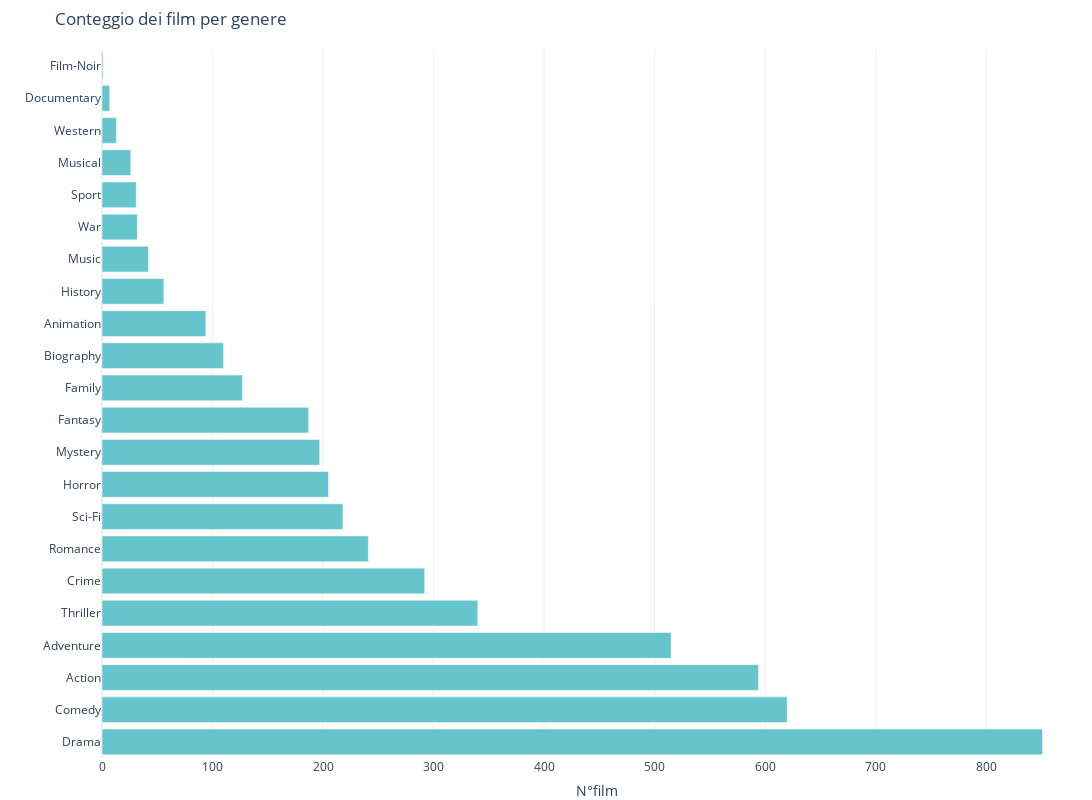

The cell this chart's notebook holds for it:
### Code cell
# Unimi 2023/2024
# Progetto di Visualizzazione Scientifica
# 984605 Pomayay Gabonal Angello Fernando 
# 01553A Mbaye Serigne Darou

import pandas as pd
import plotly.express as px

# Lettura del csv
file_path = '../movies_r.csv'
df = pd.read_csv(file_path)

# Divisione dei generi perché nel csv può essere indicato più di un genere per ogni film
genres = df['Genre'].str.split(',').explode().str.strip()

# Conto i generi
genre_counts = genres.value_counts()

# Creo la figura del grafico a barre orizzontale con colori pastello
bar_fig = px.bar(genre_counts, y=genre_counts.index, x=genre_counts.values,
                 labels={'index': 'Genere', 'y': 'Conteggio'},
                 title='Conteggio dei film per genere',
                 color_discrete_sequence=px.colors.qualitative.Pastel,
                 height=800, width=1600,
                 template='plotly_white',
                 orientation='h')

bar_fig.update_layout(xaxis_title='N°film', yaxis_title='',
                      margin=dict(l=0, r=0, b=0, t=50),
                      legend=dict(x=1.2, y=1))

bar_fig.write_html("../file_html/genre_bar.html")
bar_fig.show()

### Figure 1 — Plotly figure (JSON) as saved in the notebook; plotly's stock layout.template omitted (floating-point values rounded to 4 significant figures)
{"data": [{"alignmentgroup": "True", "hovertemplate": "x=%{x}<br>Genre=%{y}<extra></extra>", "legendgroup": "", "marker": {"color": "rgb(102, 197, 204)", "pattern": {"shape": ""}}, "name": "", "offsetgroup": "", "orientation": "h", "showlegend": false, "textposition": "auto", "x": [851, 620, 594, 515, 340, 292, 241, 218, 205, 197, 187, 127, 110, 94, 56, 42, 32, 31, 26, 13, 7, 1], "xaxis": "x", "y": ["Drama", "Comedy", "Action", "Adventure", "Thriller", "Crime", "Romance", "Sci-Fi", "Horror", "Mystery", "Fantasy", "Family", "Biography", "Animation", "History", "Music", "War", "Sport", "Musical", "Western", "Documentary", "Film-Noir"], "yaxis": "y", "type": "bar"}], "layout": {"xaxis": {"anchor": "y", "domain": [0.0, 1.0], "title": {"text": "N°film"}}, "yaxis": {"anchor": "x", "domain": [0.0, 1.0], "title": {"text": ""}}, "legend": {"tracegroupgap": 0, "x": 1.2, "y": 1}, "title": {"text": "Conteggio dei film per genere"}, "barmode": "relative", "height": 800, "width": 1600, "margin": {"l": 0, "r": 0, "b": 0, "t": 50}}}
